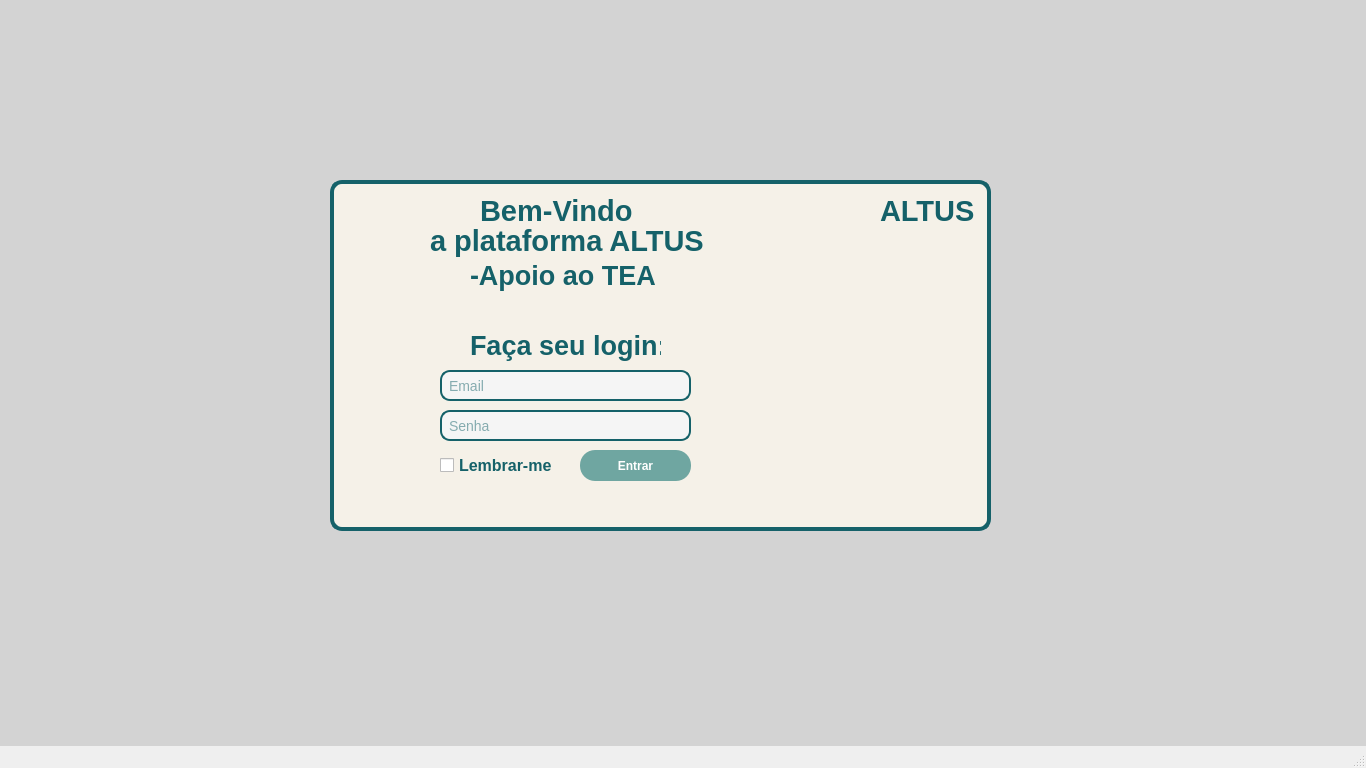
<?xml version="1.0" encoding="UTF-8"?>
<ui version="4.0">
 <class>MainWindow</class>
 <widget class="QMainWindow" name="MainWindow">
  <property name="geometry">
   <rect>
    <x>0</x>
    <y>0</y>
    <width>1366</width>
    <height>768</height>
   </rect>
  </property>
  <property name="minimumSize">
   <size>
    <width>1366</width>
    <height>768</height>
   </size>
  </property>
  <property name="maximumSize">
   <size>
    <width>1366</width>
    <height>768</height>
   </size>
  </property>
  <property name="windowTitle">
   <string>MainWindow</string>
  </property>
  <property name="styleSheet">
   <string notr="true">QLineEdit {
    border: 2px solid #156169;
    border-radius: 10px;
    padding: 5px;
    color: #156169;
    background-color: #f5f5f5; 
    font-size: 14px;
}

QPushButton {
    background-color: #6fa6a1;
    color: white;
    font-weight: bold;
    border: none;
    border-radius: 15px;
    padding: 8px 20px;
}

QPushButton:hover {
    background-color: #5c938d;
}

QPushButton:pressed {
    background-color: #4b7d78;
}

QLabel, QCheckBox{
 color: #156169;
}
label_fundo{
background-color: #00000;
}</string>
  </property>
  <widget class="QWidget" name="centralwidget">
   <widget class="QLabel" name="label">
    <property name="geometry">
     <rect>
      <x>480</x>
      <y>180</y>
      <width>171</width>
      <height>61</height>
     </rect>
    </property>
    <property name="font">
     <font>
      <family>Nirmala UI</family>
      <pointsize>22</pointsize>
      <weight>75</weight>
      <bold>true</bold>
     </font>
    </property>
    <property name="text">
     <string>Bem-Vindo</string>
    </property>
   </widget>
   <widget class="QLabel" name="label_2">
    <property name="geometry">
     <rect>
      <x>430</x>
      <y>220</y>
      <width>281</width>
      <height>41</height>
     </rect>
    </property>
    <property name="font">
     <font>
      <family>Nirmala UI</family>
      <pointsize>22</pointsize>
      <weight>75</weight>
      <bold>true</bold>
     </font>
    </property>
    <property name="text">
     <string>a plataforma ALTUS</string>
    </property>
   </widget>
   <widget class="QLabel" name="label_4">
    <property name="geometry">
     <rect>
      <x>470</x>
      <y>250</y>
      <width>191</width>
      <height>51</height>
     </rect>
    </property>
    <property name="font">
     <font>
      <family>Nirmala UI</family>
      <pointsize>20</pointsize>
      <weight>75</weight>
      <bold>true</bold>
     </font>
    </property>
    <property name="text">
     <string>-Apoio ao TEA</string>
    </property>
   </widget>
   <widget class="QLineEdit" name="txt_email">
    <property name="geometry">
     <rect>
      <x>440</x>
      <y>370</y>
      <width>251</width>
      <height>31</height>
     </rect>
    </property>
    <property name="text">
     <string/>
    </property>
    <property name="placeholderText">
     <string>Email</string>
    </property>
   </widget>
   <widget class="QLineEdit" name="txt_senha">
    <property name="geometry">
     <rect>
      <x>440</x>
      <y>410</y>
      <width>251</width>
      <height>31</height>
     </rect>
    </property>
    <property name="inputMask">
     <string/>
    </property>
    <property name="text">
     <string/>
    </property>
    <property name="echoMode">
     <enum>QLineEdit::Password</enum>
    </property>
    <property name="placeholderText">
     <string>Senha</string>
    </property>
   </widget>
   <widget class="QCheckBox" name="checkBox">
    <property name="geometry">
     <rect>
      <x>440</x>
      <y>440</y>
      <width>121</width>
      <height>51</height>
     </rect>
    </property>
    <property name="font">
     <font>
      <family>Nirmala UI</family>
      <pointsize>12</pointsize>
      <weight>75</weight>
      <bold>true</bold>
     </font>
    </property>
    <property name="text">
     <string>Lembrar-me</string>
    </property>
   </widget>
   <widget class="QPushButton" name="pushButton">
    <property name="geometry">
     <rect>
      <x>580</x>
      <y>450</y>
      <width>111</width>
      <height>31</height>
     </rect>
    </property>
    <property name="text">
     <string>Entrar</string>
    </property>
   </widget>
   <widget class="QLabel" name="label_6">
    <property name="geometry">
     <rect>
      <x>770</x>
      <y>220</y>
      <width>201</width>
      <height>211</height>
     </rect>
    </property>
    <property name="text">
     <string/>
    </property>
    <property name="pixmap">
     <pixmap>../../../.designer/backup/icones/logo_altus.png</pixmap>
    </property>
    <property name="scaledContents">
     <bool>true</bool>
    </property>
   </widget>
   <widget class="QLabel" name="label_fundo">
    <property name="geometry">
     <rect>
      <x>330</x>
      <y>180</y>
      <width>661</width>
      <height>351</height>
     </rect>
    </property>
    <property name="styleSheet">
     <string notr="true">   border: 4px solid #156169;
    border-radius: 12px;
    padding: 5px;
    color: #156169;
    background-color: #f5f5f5; 
    font-size: 14px;
    background-color:#f5f1e8;
	text-align:center;</string>
    </property>
    <property name="text">
     <string/>
    </property>
   </widget>
   <widget class="QLabel" name="label_5">
    <property name="geometry">
     <rect>
      <x>470</x>
      <y>320</y>
      <width>191</width>
      <height>51</height>
     </rect>
    </property>
    <property name="font">
     <font>
      <family>Nirmala UI</family>
      <pointsize>20</pointsize>
      <weight>75</weight>
      <bold>true</bold>
     </font>
    </property>
    <property name="text">
     <string>Faça seu login:</string>
    </property>
   </widget>
   <widget class="QLabel" name="label_3">
    <property name="geometry">
     <rect>
      <x>780</x>
      <y>170</y>
      <width>121</width>
      <height>131</height>
     </rect>
    </property>
    <property name="text">
     <string/>
    </property>
    <property name="pixmap">
     <pixmap>icones/altus logo.png</pixmap>
    </property>
    <property name="scaledContents">
     <bool>true</bool>
    </property>
   </widget>
   <widget class="QLabel" name="label_7">
    <property name="geometry">
     <rect>
      <x>880</x>
      <y>190</y>
      <width>101</width>
      <height>41</height>
     </rect>
    </property>
    <property name="font">
     <font>
      <family>Nirmala UI</family>
      <pointsize>22</pointsize>
      <weight>75</weight>
      <bold>true</bold>
     </font>
    </property>
    <property name="text">
     <string>ALTUS</string>
    </property>
   </widget>
   <widget class="QLabel" name="label_fundo_2">
    <property name="geometry">
     <rect>
      <x>-10</x>
      <y>-10</y>
      <width>1431</width>
      <height>931</height>
     </rect>
    </property>
    <property name="styleSheet">
     <string notr="true">background-color:#d3d3d3;</string>
    </property>
    <property name="text">
     <string/>
    </property>
   </widget>
   <zorder>label_fundo_2</zorder>
   <zorder>label_fundo</zorder>
   <zorder>label</zorder>
   <zorder>label_2</zorder>
   <zorder>label_4</zorder>
   <zorder>txt_email</zorder>
   <zorder>txt_senha</zorder>
   <zorder>checkBox</zorder>
   <zorder>pushButton</zorder>
   <zorder>label_6</zorder>
   <zorder>label_5</zorder>
   <zorder>label_3</zorder>
   <zorder>label_7</zorder>
  </widget>
  <widget class="QStatusBar" name="statusbar"/>
 </widget>
 <resources/>
 <connections/>
</ui>
